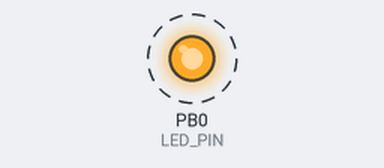
The sketch below on a simulated ATtiny85, built with avr-gcc and run on an emulated ATtiny85. Shown: output pins drawn as LEDs (lit = HIGH). Dashed ring = blinking.

Above: at 0.9 s.
Timing chart, 0 to 3.7 s (numbered marks = the images above):
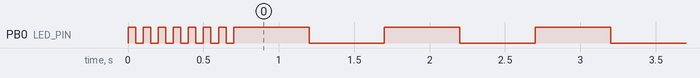

The sketch:

blink.ino
```cpp
// ATtiny85 Arduino pin 0 = PB0 = physical DIP pin 5.
const byte LED_PIN = 0;

void setup() {
  pinMode(LED_PIN, OUTPUT);

  // Seven quick flashes identify the start of this firmware.
  for (byte count = 0; count < 7; count++) {
    digitalWrite(LED_PIN, HIGH);
    delay(50);
    digitalWrite(LED_PIN, LOW);
    delay(50);
  }
}

void loop() {
  digitalWrite(LED_PIN, HIGH);
  delay(500);
  digitalWrite(LED_PIN, LOW);
  delay(500);
}
```

Measured:
- by itself, PB0 (LED_PIN): goes 6 × (LOW 0.05 s, HIGH 0.05 s), LOW 0.05 s, 129 × (HIGH 0.50 s, LOW 0.50 s), then HIGH
